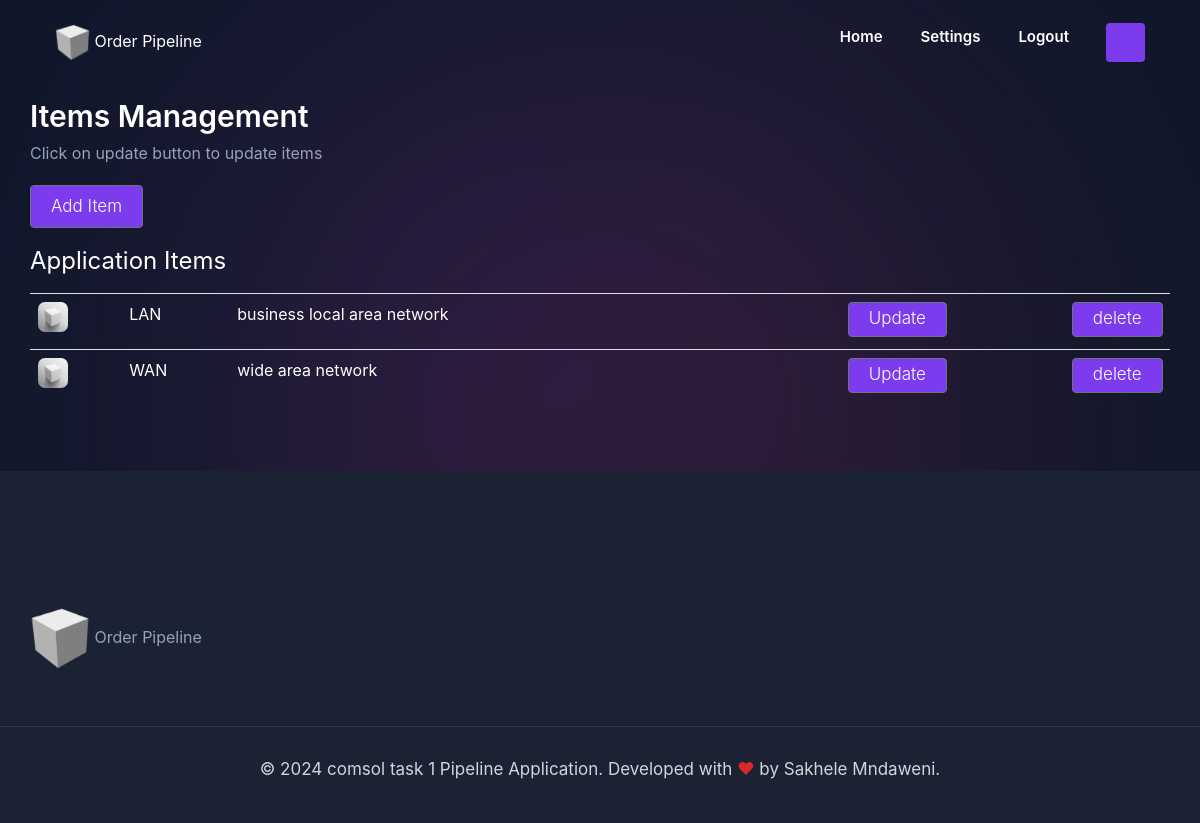
Page /settings/ (signed in) on the committed database.
### OrderServiceApp/models.py (models this page shows, shortened)
class Product(models.Model):
            name = models.CharField(max_length=200)
            description = models.TextField(null=True)
            image = models.ImageField(upload_to='images/products',null=True, blank=True)
            itemCode =  models.CharField(
                            max_length = 14,
                            blank=True,
                            editable=False,
                            default= default_function
                            )

### OrderProcessingApp/views.py (the view)
# urls.py: path('settings/', orderSettings, name="ordersettings"),
@login_required(login_url='login')
def orderSettings(request):
        data = orderData(request)
        orderItems = data['orderItems']
        order = data['order']
        items = data['items']
        all_items = Product.objects.all()
        context ={'order':order,'items':items,'orderItems':orderItems,'all_items':all_items}
        return render(request, "settings.html", context)

### OrderServiceApp/models.py (called while the page is built)
        @property
        def getNumberOfitems(self):
            orderitems = self.orderitem_set.all()
            total = sum([item.quantity for item in orderitems])
            return total

### OrderServiceApp/utils.py (called while the page is built)
def orderData(request):
	if request.user.is_authenticated:
		customer = request.user.orderclient
		order, created = Order.objects.get_or_create(orderClient=customer, orderStatus='NotProcessed')
		items = order.orderitem_set.all()
		orderItems = order.getNumberOfitems
	else:
		cookieData = cookieOrder(request)
		orderItems = cookieData['orderItems']
		order = cookieData['order']
		items = cookieData['items']
	return {'orderItems':orderItems ,'order':order, 'items':items}

### templates/settings.html (shortened to what this page needs)
{% extends 'home.html' %}
{% load static %}
{% block content %}
        <section class="section discover" style="margin-top: 40px;" aria-labelledby="discover-label">
          <div class="container">
            <h2 class="headline-md section-title text-left" id="collection-label">Items Management</h2>
            <p style="margin-top: -40px; margin-bottom: 20px;">
                Click on update button to update items
            </p>
            <button type="button" class="btn btn-secondary w-100" data-toggle="modal" data-target="#addnewform">Add Item</button>
            <h5 h2 class="headline-md section-title text-left" id="collection-label" style="margin-top: 10px; margin-bottom: 10px;">
             <small>Application Items</small>
            </h5>
            <table class="table mt-4">
              <tbody>
                {% for item in all_items %}
                <tr>
                  <td> <figure class="card-banner">
                      <img style="border-radius: 7px;" src="{% static 'images/itemimage.jpg' %}" width="30" height="30" loading="lazy"
                        alt="Steven Townsend profile">
                    </figure></td>
                  <td><p style="color: white;">{{item.name}}</p></td>
                  <td><p style="color: white;">{{item.description}}</p></td>
                  <td>   </td>
                  <td> <a  href="{% url 'updateOrderItem' item.id %}" style="height: 35px; float: right;" class="btn btn-secondary" data-dismiss="modal">Update</a></td>
                  <td>   <button type="button" style="height: 35px;float: right;" data-item="{{item.id}}" class="btn btn-secondary delete-item">delete</button></td>
                </tr>
                {% endfor %}
              </tbody>
            </table>
          </div>
        </section>
{% endblock %}

### static/css/style.css (style rules this page uses)
:root { --prussian-blue: hsla(217, 33%, 17%, 1); --oxford-blue-2: hsla(222, 47%, 11%, 1); --oxford-blue: hsla(221, 33%, 15%, 1); --blue-violet: hsla(262, 83%, 58%, 1); --blue-violet_a5: hsla(262, 83%, 58%, 0.05); --blue-violet_a10: hsla(262, 83%, 58%, 0.1); --alice-blue: hsla(214, 32%, 91%, 1); --alice-blue-2: hsla(215, 30%, 92%, 1); --cultured: hsla(220, 14%, 96%, 1); --gainsboro: hsla(220, 13%, 91%, 1); --light-gray: hsla(216, 12%, 84%, 1); --white: hsla(0, 0%, 100%, 1); --white_a10: hsla(0, 0%, 100%, 0.1); --manatee: hsla(218, 11%, 65%, 1); --green-cyan: hsla(161, 94%, 30%, 1); --cadet-grey: hsla(215, 20%, 65%, 1); --electric-indigo: hsla(263, 70%, 50%, 1); --maximum-red: hsla(0, 72%, 51%, 1); --black: hsla(0, 0%, 0%, 1); --gunmetal: hsla(215, 28%, 17%, 1); --linear-gradient-1: linear-gradient(to top left, hsla(0, 72%, 51%, 0.4) 0%, hsla(262, 83%, 58%, 0.4)); --linear-gradient-2: linear-gradient(to right, hsla(262, 83%, 58%, 1), hsla(0, 72%, 51%, 1)); --ff-urbanist: 'Urbanist', sans-serif; --headline-lg: 3.6rem; --headline-md: 2.6rem; --title-lg: 2rem; --title-md: 1.8rem; --title-sm: 1.7rem; --body-lg: 2rem; --body-md: 1.7rem; --label-lg: 1.5rem; --label-md: 1.4rem; --fw-700: 700; --fw-600: 600; --fw-500: 500; --section-padding: 32px; --shadow-1: 0 0 3px hsl(215, 28%, 17%); --shadow-2: 0 5px 13px hsl(215, 28%, 17%); --shadow-3: 0 5px 13px hsl(217, 19%, 27%); --shadow-4: 0 0 3px hsl(217, 19%, 27%); --shadow-5: 0 5px 13px hsla(214, 19%, 29%, 0.2); --radius-circle: 50%; --radius-pill: 100px; --radius-12: 12px; --radius-8: 8px; --radius-6: 6px; --transition-1: 0.25s ease; --transition-2: 0.5s ease; }
*, *::before, *::after { margin: 0; padding: 0; box-sizing: border-box; }
a, img, span, input, button, ion-icon { display: block; }
a { text-decoration: none; color: inherit; }
img { height: auto; }
input, button { background: none; border: none; font: inherit; }
button { cursor: pointer; }
html { font-family: var(--ff-urbanist); font-size: 10px; scroll-behavior: smooth; }
body { background-color: var(--oxford-blue-2); color: var(--cadet-grey); font-size: 1.6rem; line-height: 1.5; z-index: 1; }
.headline-md { font-size: var(--headline-md); }
.headline-lg, .headline-md { line-height: 1.35; }
.headline-md, .title-lg, .title-md, .title-sm { color: var(--white); font-weight: var(--fw-600); }
.section { padding-block: var(--section-padding); }
.btn { background-color: var(--blue-violet); color: var(--white); max-width: max-content; font-size: var(--body-md); font-weight: 260; padding: 8px 20px; border-radius: 4px; display: flex; align-items: center; gap: 4px; transition: var(--transition-1); border-color: none; }
.section-title { margin-block-end: 44px; }
.card-banner { border-radius: var(--radius-8); }
@media (min-width: 575px) { .container { max-width: 480px; width: 100%; margin-inline: auto; } }
@media (min-width: 768px) { :root { --headline-md: 3rem; --section-padding: 48px; } }
@media (min-width: 768px) { .container, .header .container { max-width: 768px; } }
@media (min-width: 992px) { :root { --headline-lg: 6rem; } }
@media (min-width: 992px) { .container, .header .container { max-width: 950px; } }
@media (min-width: 1200px) { :root { --section-padding: 56px; } }
@media (min-width: 1200px) { .container, .header .container { max-width: 1120px; } }

### static/css/responsive.css (style rules this page uses)
@media (min-width: 1200px) { .container { max-width: 1170px; } }

### rows in the picture
Product: name "LAN", description "business local area network", {{ item.id }} 3 (drawn)
Product: name "WAN", description "wide area network"
